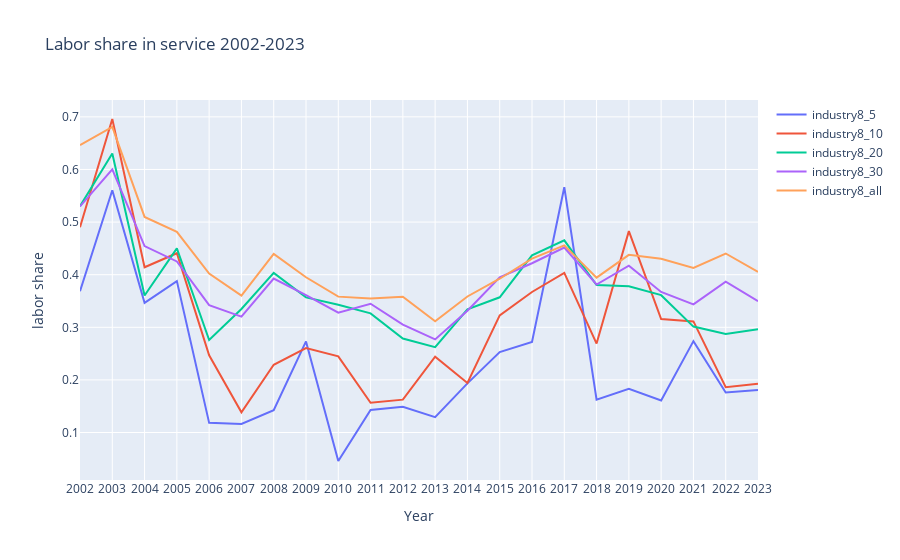

Notebook code cell kept with this figure:
### Code cell
## services labor share by rank

fig = go.Figure()

for i in [5, 10, 20, 30, 'all']:

    fig.add_trace(go.Scatter(x = ls_df['year'], y = ls_df[f'industry8_{i}'],
                    mode='lines',
                    name=f'industry8_{i}'))
    
fig.update_layout(
    title = 'Labor share in service 2002-2023', 
    xaxis_title = "Year",
    yaxis_title = "labor share",
    xaxis = dict(
        tickmode = 'linear',
        tick0 = 2002,
        dtick = 1
    ),

    yaxis = dict(
        tickmode = 'linear',
        tick0 = 0,
        dtick = 0.1
    )
)

fig.show()

### Figure 1 — Plotly figure (JSON) as saved in the notebook; plotly's stock layout.template omitted (floating-point values rounded to 4 significant figures)
{"data": [{"mode": "lines", "name": "industry8_5", "type": "scatter", "x": [2002, 2003, 2004, 2005, 2006, 2007, 2008, 2009, 2010, 2011, 2012, 2013, 2014, 2015, 2016, 2017, 2018, 2019, 2020, 2021, 2022, 2023], "y": [0.3685, 0.5604, 0.3466, 0.3878, 0.1184, 0.1162, 0.1423, 0.2732, 0.04585, 0.1427, 0.149, 0.1293, 0.1935, 0.2529, 0.2722, 0.5663, 0.1623, 0.183, 0.161, 0.2737, 0.176, 0.1808]}, {"mode": "lines", "name": "industry8_10", "type": "scatter", "x": [2002, 2003, 2004, 2005, 2006, 2007, 2008, 2009, 2010, 2011, 2012, 2013, 2014, 2015, 2016, 2017, 2018, 2019, 2020, 2021, 2022, 2023], "y": [0.4902, 0.6959, 0.4141, 0.4408, 0.2468, 0.1384, 0.2288, 0.2606, 0.2448, 0.1565, 0.1625, 0.2443, 0.1941, 0.3226, 0.3671, 0.4034, 0.2691, 0.4828, 0.3158, 0.3113, 0.1861, 0.1926]}, {"mode": "lines", "name": "industry8_20", "type": "scatter", "x": [2002, 2003, 2004, 2005, 2006, 2007, 2008, 2009, 2010, 2011, 2012, 2013, 2014, 2015, 2016, 2017, 2018, 2019, 2020, 2021, 2022, 2023], "y": [0.5301, 0.6305, 0.3604, 0.4501, 0.2758, 0.3348, 0.4034, 0.3568, 0.3429, 0.3264, 0.2787, 0.2622, 0.3343, 0.357, 0.4369, 0.4654, 0.3803, 0.3781, 0.3611, 0.3013, 0.2875, 0.2964]}, {"mode": "lines", "name": "industry8_30", "type": "scatter", "x": [2002, 2003, 2004, 2005, 2006, 2007, 2008, 2009, 2010, 2011, 2012, 2013, 2014, 2015, 2016, 2017, 2018, 2019, 2020, 2021, 2022, 2023], "y": [0.5297, 0.6004, 0.4543, 0.4252, 0.342, 0.3202, 0.3928, 0.3611, 0.3277, 0.3448, 0.3052, 0.2769, 0.3314, 0.3951, 0.4217, 0.4516, 0.3813, 0.417, 0.3672, 0.3435, 0.3869, 0.3495]}, {"mode": "lines", "name": "industry8_all", "type": "scatter", "x": [2002, 2003, 2004, 2005, 2006, 2007, 2008, 2009, 2010, 2011, 2012, 2013, 2014, 2015, 2016, 2017, 2018, 2019, 2020, 2021, 2022, 2023], "y": [0.6465, 0.6808, 0.5097, 0.4813, 0.4022, 0.3603, 0.4396, 0.3951, 0.3583, 0.3549, 0.3582, 0.3114, 0.3586, 0.3923, 0.4305, 0.4558, 0.3945, 0.4378, 0.4303, 0.4127, 0.4403, 0.4053]}], "layout": {"title": {"text": "Labor share in service 2002-2023"}, "xaxis": {"dtick": 1, "tick0": 2002, "tickmode": "linear", "title": {"text": "Year"}}, "yaxis": {"dtick": 0.1, "tick0": 0, "tickmode": "linear", "title": {"text": "labor share"}}}}
